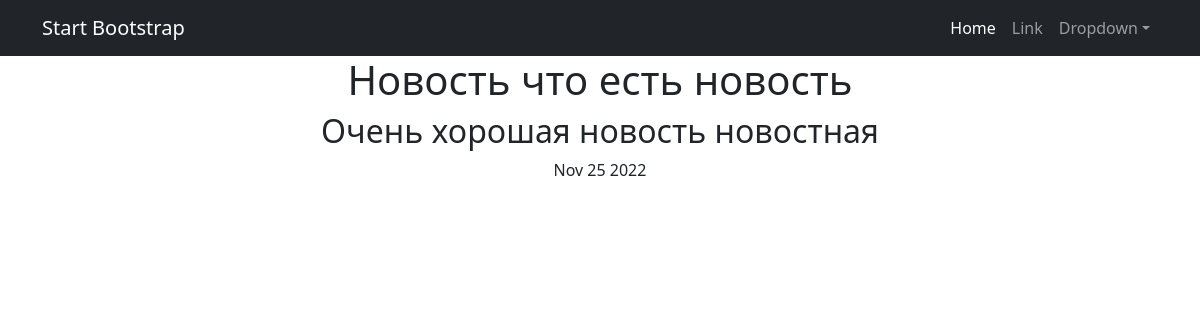
Screenshot of /news/1 with the database file from the repository.
### news/models.py (models this page shows, shortened)
class Post(models.Model):
    author = models.ForeignKey(Author, on_delete=models.CASCADE)
    NEWS = 'NW'
    ARTICLE = 'AR'
    CATEGORY_CHOICES = (
        (NEWS, 'Новость'),
        (ARTICLE, 'Статья'),
    )
    categoryType = models.CharField(max_length=2, choices=CATEGORY_CHOICES, default=ARTICLE)
    dateCreation = models.DateTimeField(auto_now_add=True)
    postCategory = models.ManyToManyField(Category, through='PostCategory')
    title = models.CharField(max_length=128)
    text = models.TextField()
    rating = models.SmallIntegerField(default=0)

### news/views.py (the view)
# urls.py: path('<int:id>', PostDetail.as_view()),
class PostDetail(DetailView):
    model = Post
    template_name = 'new.html'
    context_object_name = 'post'
    pk_url_kwarg = 'id'

### news/templates/new.html (shortened to what this page needs)
{% extends 'flatpages/default.html' %}
{% block content %}
<h1>{{ post.title }}</h1>
<h2>{{ post.text }}</h2>
<td>{{ post.dateCreation|date:'M d Y' }}</td>
{% endblock content %}

### rows the page displays
Post: title "Новость что есть новость", text "Очень хорошая новость новостная", dateCreation "Nov 25 2022"
